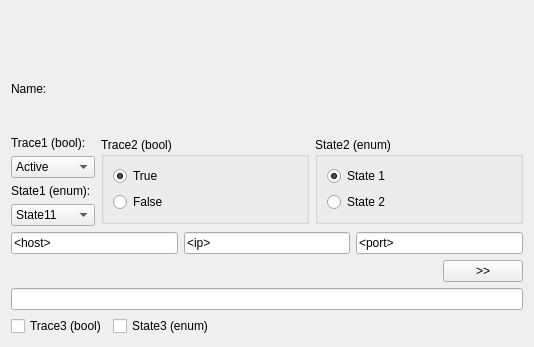
<?xml version="1.0" encoding="UTF-8"?>
<ui version="4.0">
 <class>Widget</class>
 <widget class="QWidget" name="Widget">
  <property name="geometry">
   <rect>
    <x>0</x>
    <y>0</y>
    <width>534</width>
    <height>347</height>
   </rect>
  </property>
  <property name="sizePolicy">
   <sizepolicy hsizetype="Fixed" vsizetype="Fixed">
    <horstretch>0</horstretch>
    <verstretch>0</verstretch>
   </sizepolicy>
  </property>
  <property name="minimumSize">
   <size>
    <width>534</width>
    <height>245</height>
   </size>
  </property>
  <property name="windowTitle">
   <string>Test Widget</string>
  </property>
  <layout class="QVBoxLayout" name="verticalLayout_2">
   <item>
    <spacer name="verticalSpacer">
     <property name="orientation">
      <enum>Qt::Vertical</enum>
     </property>
     <property name="sizeType">
      <enum>QSizePolicy::Fixed</enum>
     </property>
     <property name="sizeHint" stdset="0">
      <size>
       <width>20</width>
       <height>37</height>
      </size>
     </property>
    </spacer>
   </item>
   <item>
    <layout class="QHBoxLayout" name="horizontalLayout_5">
     <item>
      <widget class="QLabel" name="label_3">
       <property name="text">
        <string>Name:</string>
       </property>
      </widget>
     </item>
     <item>
      <widget class="QLabel" name="name">
       <property name="text">
        <string>&lt;name&gt;</string>
       </property>
      </widget>
     </item>
     <item>
      <spacer name="horizontalSpacer_5">
       <property name="orientation">
        <enum>Qt::Horizontal</enum>
       </property>
       <property name="sizeHint" stdset="0">
        <size>
         <width>40</width>
         <height>20</height>
        </size>
       </property>
      </spacer>
     </item>
    </layout>
   </item>
   <item>
    <layout class="QHBoxLayout" name="horizontalLayout">
     <item>
      <layout class="QVBoxLayout" name="verticalLayout">
       <item>
        <widget class="QLabel" name="label">
         <property name="text">
          <string>Trace1 (bool):</string>
         </property>
        </widget>
       </item>
       <item>
        <widget class="QComboBox" name="trace1">
         <item>
          <property name="text">
           <string>Active</string>
          </property>
         </item>
         <item>
          <property name="text">
           <string>Not active</string>
          </property>
         </item>
        </widget>
       </item>
       <item>
        <widget class="QLabel" name="label_2">
         <property name="text">
          <string>State1 (enum):</string>
         </property>
        </widget>
       </item>
       <item>
        <widget class="QComboBox" name="state1">
         <item>
          <property name="text">
           <string>State11</string>
          </property>
         </item>
         <item>
          <property name="text">
           <string>State12</string>
          </property>
         </item>
         <item>
          <property name="text">
           <string>State13</string>
          </property>
         </item>
        </widget>
       </item>
      </layout>
     </item>
     <item>
      <widget class="QGroupBox" name="trace2">
       <property name="sizePolicy">
        <sizepolicy hsizetype="Preferred" vsizetype="Fixed">
         <horstretch>0</horstretch>
         <verstretch>0</verstretch>
        </sizepolicy>
       </property>
       <property name="title">
        <string>Trace2 (bool)</string>
       </property>
       <layout class="QGridLayout" name="gridLayout">
        <item row="0" column="0" rowspan="2" colspan="2">
         <widget class="QRadioButton" name="x">
          <property name="text">
           <string>True</string>
          </property>
          <property name="checked">
           <bool>true</bool>
          </property>
         </widget>
        </item>
        <item row="1" column="1">
         <spacer name="horizontalSpacer">
          <property name="orientation">
           <enum>Qt::Horizontal</enum>
          </property>
          <property name="sizeHint" stdset="0">
           <size>
            <width>40</width>
            <height>20</height>
           </size>
          </property>
         </spacer>
        </item>
        <item row="2" column="0">
         <widget class="QRadioButton" name="y">
          <property name="text">
           <string>False</string>
          </property>
         </widget>
        </item>
       </layout>
      </widget>
     </item>
     <item>
      <widget class="QGroupBox" name="state2">
       <property name="sizePolicy">
        <sizepolicy hsizetype="Preferred" vsizetype="Fixed">
         <horstretch>0</horstretch>
         <verstretch>0</verstretch>
        </sizepolicy>
       </property>
       <property name="title">
        <string>State2 (enum)</string>
       </property>
       <layout class="QGridLayout" name="gridLayout_2">
        <item row="0" column="0">
         <widget class="QRadioButton" name="x_2">
          <property name="accessibleName">
           <string notr="true">State1</string>
          </property>
          <property name="text">
           <string>State 1</string>
          </property>
          <property name="checked">
           <bool>true</bool>
          </property>
         </widget>
        </item>
        <item row="0" column="1">
         <spacer name="horizontalSpacer_2">
          <property name="orientation">
           <enum>Qt::Horizontal</enum>
          </property>
          <property name="sizeHint" stdset="0">
           <size>
            <width>94</width>
            <height>16</height>
           </size>
          </property>
         </spacer>
        </item>
        <item row="1" column="0">
         <widget class="QRadioButton" name="y_2">
          <property name="accessibleName">
           <string notr="true">State2</string>
          </property>
          <property name="text">
           <string>State 2</string>
          </property>
         </widget>
        </item>
       </layout>
      </widget>
     </item>
    </layout>
   </item>
   <item>
    <layout class="QHBoxLayout" name="horizontalLayout_2">
     <item>
      <widget class="QLineEdit" name="host">
       <property name="text">
        <string>&lt;host&gt;</string>
       </property>
      </widget>
     </item>
     <item>
      <widget class="QLineEdit" name="ip">
       <property name="text">
        <string>&lt;ip&gt;</string>
       </property>
      </widget>
     </item>
     <item>
      <widget class="QLineEdit" name="port">
       <property name="text">
        <string>&lt;port&gt;</string>
       </property>
      </widget>
     </item>
    </layout>
   </item>
   <item>
    <layout class="QHBoxLayout" name="horizontalLayout_3">
     <item>
      <spacer name="horizontalSpacer_3">
       <property name="orientation">
        <enum>Qt::Horizontal</enum>
       </property>
       <property name="sizeHint" stdset="0">
        <size>
         <width>40</width>
         <height>20</height>
        </size>
       </property>
      </spacer>
     </item>
     <item>
      <widget class="QPushButton" name="btnShowInfo">
       <property name="text">
        <string>&gt;&gt;</string>
       </property>
      </widget>
     </item>
    </layout>
   </item>
   <item>
    <widget class="QLineEdit" name="showInfo"/>
   </item>
   <item>
    <layout class="QHBoxLayout" name="horizontalLayout_4">
     <item>
      <widget class="QCheckBox" name="trace3">
       <property name="text">
        <string>Trace3 (bool)</string>
       </property>
      </widget>
     </item>
     <item>
      <widget class="QCheckBox" name="state3">
       <property name="text">
        <string>State3 (enum)</string>
       </property>
      </widget>
     </item>
     <item>
      <spacer name="horizontalSpacer_4">
       <property name="orientation">
        <enum>Qt::Horizontal</enum>
       </property>
       <property name="sizeHint" stdset="0">
        <size>
         <width>238</width>
         <height>20</height>
        </size>
       </property>
      </spacer>
     </item>
    </layout>
   </item>
  </layout>
 </widget>
 <resources/>
 <connections/>
</ui>
